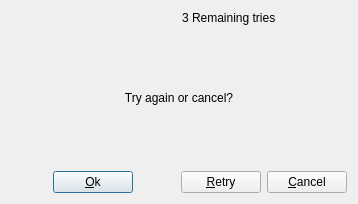
<ui version="4.0" >
 <class>dlgWndBadPIN</class>
 <widget class="QDialog" name="dlgWndBadPIN" >
  <property name="geometry" >
   <rect>
    <x>0</x>
    <y>0</y>
    <width>344</width>
    <height>204</height>
   </rect>
  </property>
  <property name="windowTitle" >
   <string>dlgWndBadPIN</string>
  </property>
  <layout class="QGridLayout" >
   <item row="0" column="0" >
    <layout class="QHBoxLayout" >
     <item>
      <widget class="QLabel" name="lblIcon" >
       <property name="text" >
        <string/>
       </property>
       <property name="pixmap" >
        <pixmap/>
       </property>
      </widget>
     </item>
     <item>
      <widget class="QLabel" name="lblHeader" >
       <property name="text" >
        <string>3 Remaining tries</string>
       </property>
      </widget>
     </item>
    </layout>
   </item>
   <item row="1" column="0" >
    <spacer>
     <property name="orientation" >
      <enum>Qt::Vertical</enum>
     </property>
     <property name="sizeHint" >
      <size>
       <width>336</width>
       <height>16</height>
      </size>
     </property>
    </spacer>
   </item>
   <item row="2" column="0" >
    <widget class="QLabel" name="lblCenter" >
     <property name="text" >
      <string>Try again or cancel?</string>
     </property>
     <property name="alignment" >
      <set>Qt::AlignCenter|Qt::AlignHCenter|Qt::AlignLeading|Qt::AlignLeft|Qt::AlignVCenter</set>
     </property>
    </widget>
   </item>
   <item row="3" column="0" >
    <spacer>
     <property name="orientation" >
      <enum>Qt::Vertical</enum>
     </property>
     <property name="sizeHint" >
      <size>
       <width>336</width>
       <height>16</height>
      </size>
     </property>
    </spacer>
   </item>
   <item row="4" column="0" >
    <layout class="QHBoxLayout" >
     <item>
      <spacer>
       <property name="orientation" >
        <enum>Qt::Horizontal</enum>
       </property>
       <property name="sizeHint" >
        <size>
         <width>40</width>
         <height>20</height>
        </size>
       </property>
      </spacer>
     </item>
     <item>
      <widget class="QPushButton" name="btnOk" >
       <property name="text" >
        <string>&amp;Ok</string>
       </property>
      </widget>
     </item>
     <item>
      <spacer>
       <property name="orientation" >
        <enum>Qt::Horizontal</enum>
       </property>
       <property name="sizeHint" >
        <size>
         <width>40</width>
         <height>20</height>
        </size>
       </property>
      </spacer>
     </item>
     <item>
      <widget class="QPushButton" name="btnRetry" >
       <property name="text" >
        <string>&amp;Retry</string>
       </property>
      </widget>
     </item>
     <item>
      <widget class="QPushButton" name="btnCancel" >
       <property name="text" >
        <string>&amp;Cancel</string>
       </property>
      </widget>
     </item>
    </layout>
   </item>
  </layout>
 </widget>
 <layoutdefault spacing="6" margin="11" />
 <resources>
  <include location="dlgs.qrc" />
 </resources>
 <connections>
  <connection>
   <sender>btnOk</sender>
   <signal>clicked()</signal>
   <receiver>dlgWndBadPIN</receiver>
   <slot>accept()</slot>
   <hints>
    <hint type="sourcelabel" >
     <x>338</x>
     <y>294</y>
    </hint>
    <hint type="destinationlabel" >
     <x>421</x>
     <y>202</y>
    </hint>
   </hints>
  </connection>
  <connection>
   <sender>btnRetry</sender>
   <signal>clicked()</signal>
   <receiver>dlgWndBadPIN</receiver>
   <slot>accept()</slot>
   <hints>
    <hint type="sourcelabel" >
     <x>467</x>
     <y>294</y>
    </hint>
    <hint type="destinationlabel" >
     <x>421</x>
     <y>202</y>
    </hint>
   </hints>
  </connection>
  <connection>
   <sender>btnCancel</sender>
   <signal>clicked()</signal>
   <receiver>dlgWndBadPIN</receiver>
   <slot>reject()</slot>
   <hints>
    <hint type="sourcelabel" >
     <x>550</x>
     <y>294</y>
    </hint>
    <hint type="destinationlabel" >
     <x>421</x>
     <y>202</y>
    </hint>
   </hints>
  </connection>
 </connections>
</ui>
